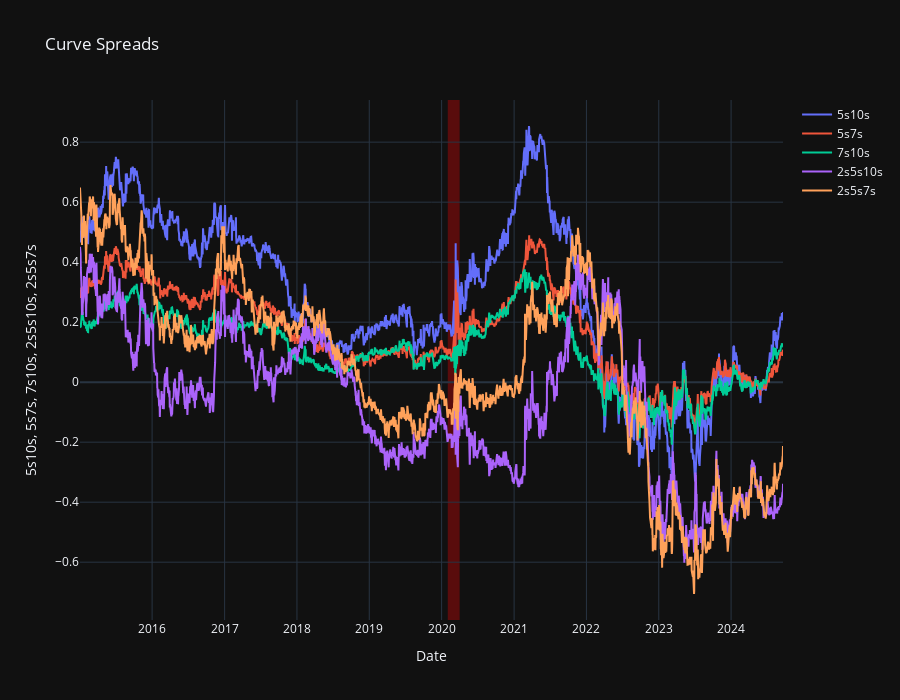

Notebook cell for this chart:
### Code cell
ct_yields_df["2s3s"] = ct_yields_df["CT3"] - ct_yields_df["CT2"]
ct_yields_df["2s5s"] = ct_yields_df["CT5"] - ct_yields_df["CT2"]
ct_yields_df["2s7s"] = ct_yields_df["CT7"] - ct_yields_df["CT2"]
ct_yields_df["2s10s"] = ct_yields_df["CT10"] - ct_yields_df["CT2"]
ct_yields_df["5s7s"] = ct_yields_df["CT7"] - ct_yields_df["CT5"]
ct_yields_df["5s10s"] = ct_yields_df["CT10"] - ct_yields_df["CT5"]
ct_yields_df["7s10s"] = ct_yields_df["CT10"] - ct_yields_df["CT7"]
ct_yields_df["2s5s10s"] = (ct_yields_df["CT5"] - ct_yields_df["CT2"]) - (ct_yields_df["CT10"] - ct_yields_df["CT5"])
ct_yields_df["2s5s7s"] = (ct_yields_df["CT5"] - ct_yields_df["CT2"]) - (ct_yields_df["CT7"] - ct_yields_df["CT5"])
ct_yields_df["2s5s7s-2s5s10s"] = ct_yields_df["2s5s7s"] - ct_yields_df["2s5s10s"] 

plot_yields(
    ct_yields_df,
    y_cols=[
        # "2s3s", 
        # "2s5s", 
        "2s7s", 
        # "2s10s",
        "5s10s",
        "5s7s",
        "7s10s",
        "2s5s10s",
        "2s5s7s",
        # # "2s5s7s-2s5s10s"
    ],
    custom_title="Curve Spreads",
    recessions=recessions,
)

### Figure 1 — Plotly figure (JSON) as saved in the notebook; plotly's stock layout.template omitted (floating-point values rounded to 4 significant figures; data arrays with more than 128 entries replaced by an {"elided": "..."} marker saying what was removed)
{"data": [{"mode": "lines", "name": "5s10s", "type": "scatter", "x": {"elided": "2402 str values"}, "y": {"elided": "2402 float values"}}, {"mode": "lines", "name": "5s7s", "type": "scatter", "x": {"elided": "2402 str values"}, "y": {"elided": "2402 float values"}}, {"mode": "lines", "name": "7s10s", "type": "scatter", "x": {"elided": "2402 str values"}, "y": {"elided": "2402 float values"}}, {"mode": "lines", "name": "2s5s10s", "type": "scatter", "x": {"elided": "2402 str values"}, "y": {"elided": "2402 float values"}}, {"mode": "lines", "name": "2s5s7s", "type": "scatter", "x": {"elided": "2402 str values"}, "y": {"elided": "2402 float values"}}], "layout": {"height": 700, "shapes": [{"fillcolor": "red", "layer": "below", "line": {"width": 0}, "opacity": 0.3, "type": "rect", "x0": "2020-02-01T00:00:00", "x1": "2020-04-01T00:00:00", "xref": "x", "y0": 0, "y1": 1, "yref": "y domain"}], "showlegend": true, "title": {"text": "Curve Spreads"}, "xaxis": {"nticks": 10, "showspikes": true, "spikecolor": "white", "spikemode": "across", "spikesnap": "cursor", "title": {"text": "Date"}}, "yaxis": {"showspikes": true, "spikecolor": "white", "spikesnap": "cursor", "spikethickness": 0.5, "title": {"text": "5s10s, 5s7s, 7s10s, 2s5s10s, 2s5s7s"}}}}
